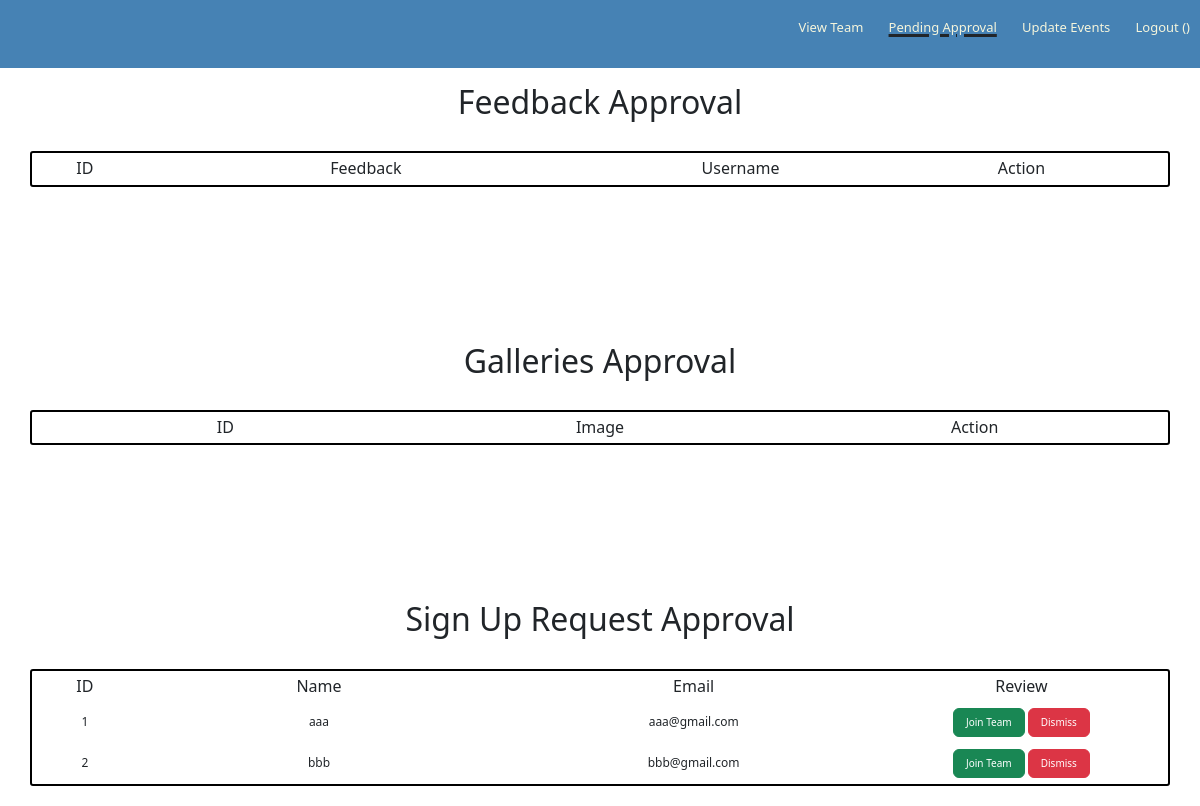
The page /approval on the database as committed earlier.
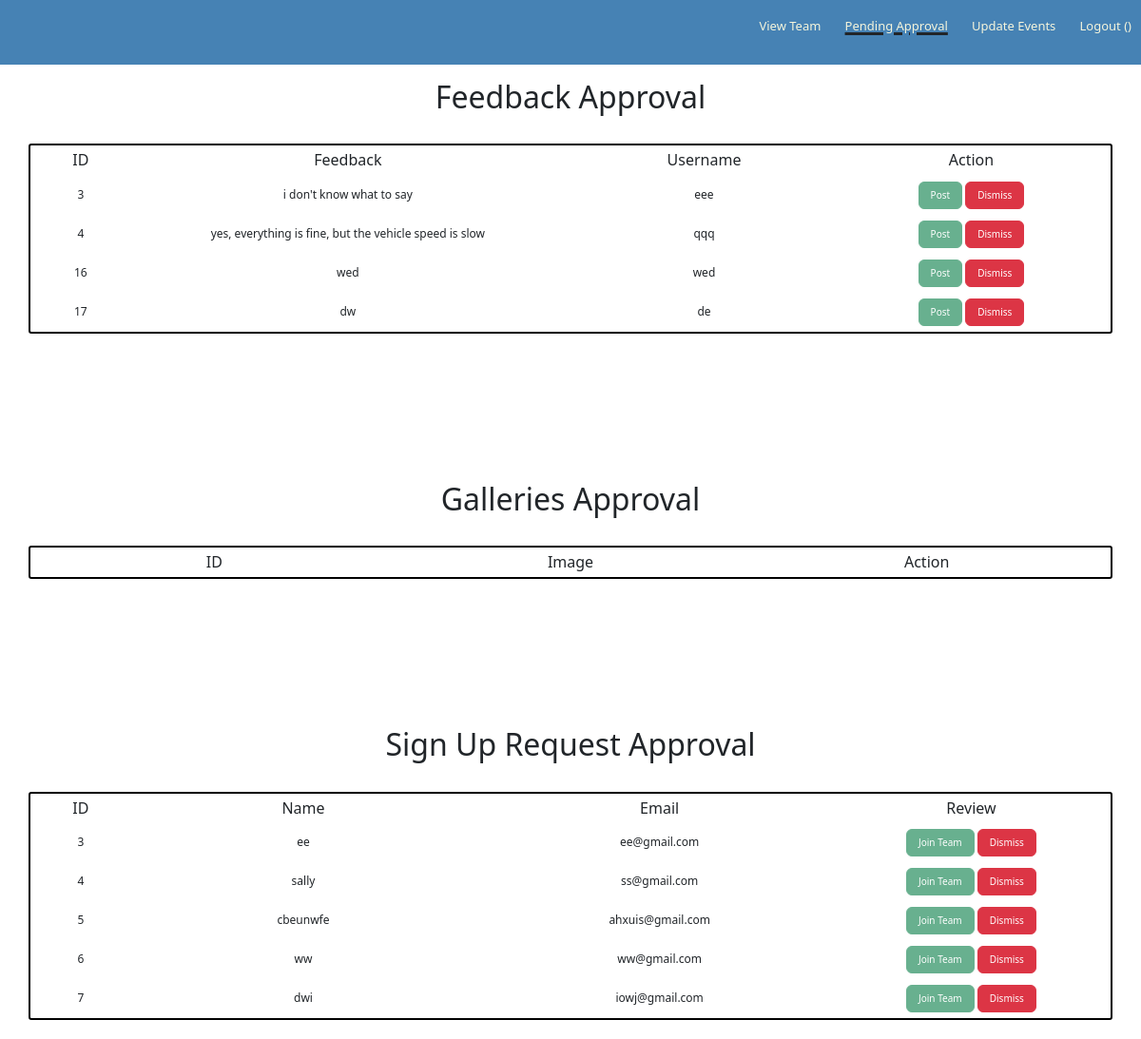
The same page on the database as committed later.
### app/models.py (models this page shows, shortened)
class Jointeam(db.Model):
    id = db.Column(db.Integer, primary_key=True)
    email = db.Column(db.String(128), index=True, unique=True)
    name = db.Column(db.String(128))
    approved = db.Column(db.Boolean)

class Feedback(db.Model):
    id = db.Column(db.Integer, primary_key=True)
    feedback = db.Column(db.String(255))
    name = db.Column(db.String(128))
    approved = db.Column(db.Boolean)

### app/routes.py (the view)
@app.route('/approval', methods=['GET', 'POST'])
def approval():
    requests = Jointeam.query.all()
    feedbacks = Feedback.query.all()
    images = Image.query.all()
    ad = current_user
    return render_template("approval.html", ad=ad,approval=True, requests=requests, feedbacks=feedbacks, images=images)

### app/templates/approval.html (shortened to what the changed rows need)
{% extends "adminbase.html" %}
{% block content %}
<link rel = 'stylesheet' href = '../static/css/approval.css'>
<h2 class="pagetitle">Feedback Approval</h2>
<div class="container-holder">
    <div class="container-fluid text-center" id="feedbackcontainer">
        {% for feedback in feedbacks %}
        <div id={{feedback.id}} class="row">
            <div class="col-1 d-flex">
                <p style="margin:auto;">{{feedback.id}}</p>
            </div>
            <div class="col-5 d-flex">
                <p style="margin:auto;">{{feedback.feedback}}</p>
            </div>
            <div class="col-3 d-flex">
                <p style="margin:auto;">{{feedback.name}}</p>
            </div>
            <div class="col-3 d-flex">
                <p class="approveBtn" style="margin:auto">
                    {% if feedback.approved %}
                    <button class="btn btn-success" style="font-size:10px" disabled aria-disabled="true">Post</button>
                    {% else %}
                    <button class="btn btn-success" style="display: inline; font-size:10px" onclick="approveFeedback('{{feedback.id}}')">Post</button>
                    {% endif %}
                    <button class="btn btn-danger" style="font-size:10px" onclick="dismissFeedback('{{feedback.id}}')">Dismiss</button>
                </p>
            </div>
        </div>
        {% endfor %}
    </div>
</div>
<br><br><br><br><br>
<h2 class="pagetitle">Galleries Approval</h2>
<br><br><br><br><br>
<h2 class="pagetitle">Sign Up Request Approval</h2>
<div class="container-holder">
    <div class="container-fluid text-center" id="signupcontainer">
        {% for request in requests %}
        <div id={{request.id}} class="row">
            <div class="col-1 d-flex">
                <p style="margin:auto;">{{request.id}}</p>
            </div>
            <div class="col-4 d-flex">
                <p style="margin:auto;">{{request.name}}</p>
            </div>
            <div class="col-4 d-flex">
                <p style="margin:auto;">{{request.email}}</p>
            </div>
            <div class="col-3 d-flex">
                <p style="margin:auto">
                    {% if request.approved %}
                    <button disabled aria-disabled="true" style="font-size:10px" class="btn btn-success">Join Team</button>
                    {% else %}
                    <button class="btn btn-success" style="display: inline; font-size:10px" onclick="approveRequest('{{request.id}}')">Join Team</button>
                    {% endif %}
                    <button class="btn btn-danger" style="font-size:10px" onclick="dismissRequest('{{request.id}}')">Dismiss</button>
                </p>
            </div>
        </div>
        {% endfor %}
    </div>
</div>
{% endblock %}

Rows that differ between the two databases and show on the page:
removed Jointeam: id "1", name "aaa", email "aaa@gmail.com"
removed Jointeam: id "2", name "bbb", email "bbb@gmail.com"
added Feedback: id "3", feedback "i don't know what to say", name "eee", approved "Post"
added Feedback: id "4", feedback "yes, everything is fine, but the vehicle speed is slow", name "qqq", approved "Post"
added Feedback: id "16", feedback "wed", name "wed", approved "Post"
added Feedback: id "17", feedback "dw", name "de", approved "Post"
added Jointeam: id "3", name "ee", email "ee@gmail.com", approved "Join Team"
added Jointeam: id "4", name "sally", email "ss@gmail.com", approved "Join Team"
added Jointeam: id "5", name "cbeunwfe", email "ahxuis@gmail.com", approved "Join Team"
added Jointeam: id "6", name "ww", email "ww@gmail.com", approved "Join Team"
added Jointeam: id "7", name "dwi", email "iowj@gmail.com", approved "Join Team"
